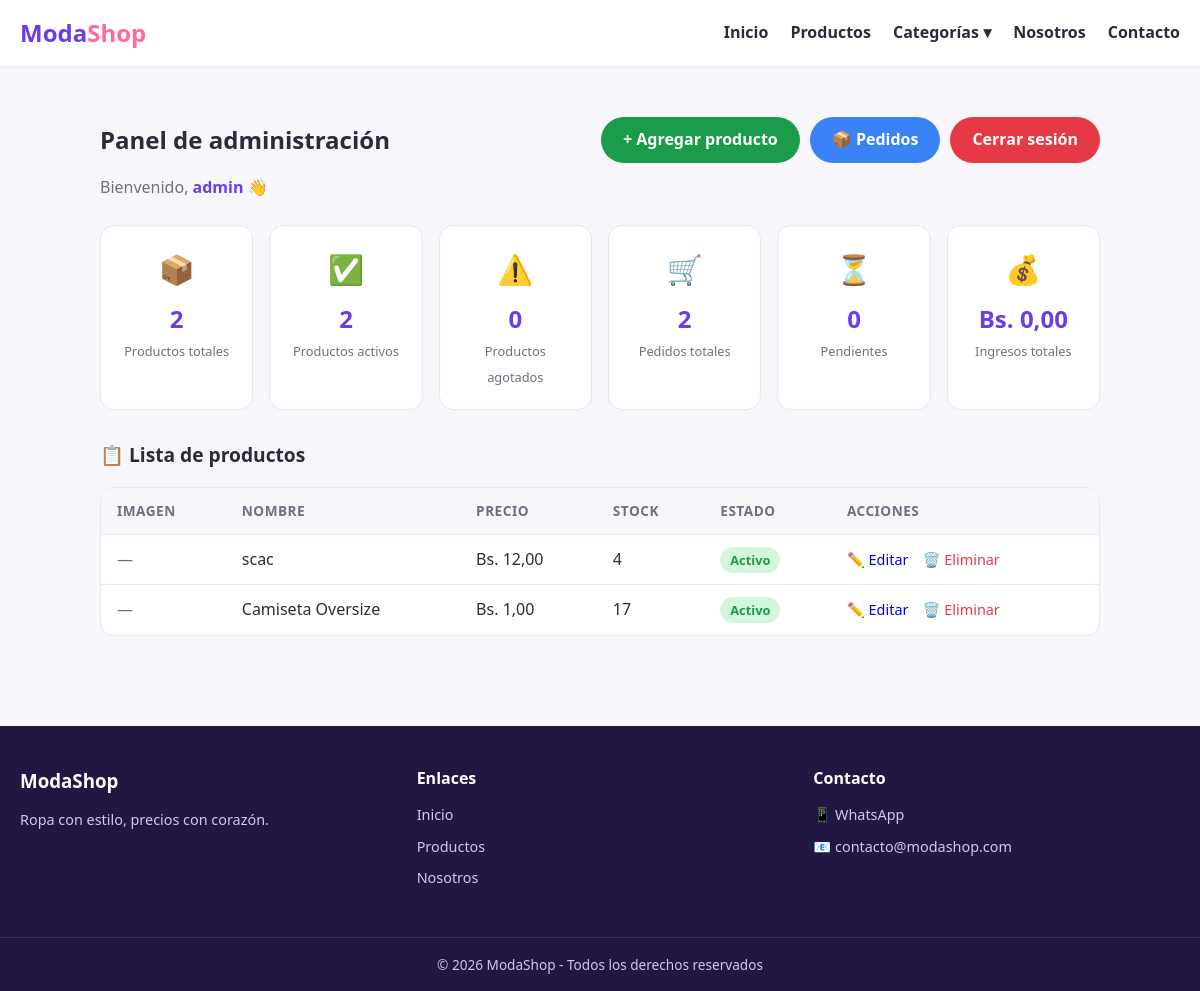
The page /panel/ (signed in) on the database as committed earlier.
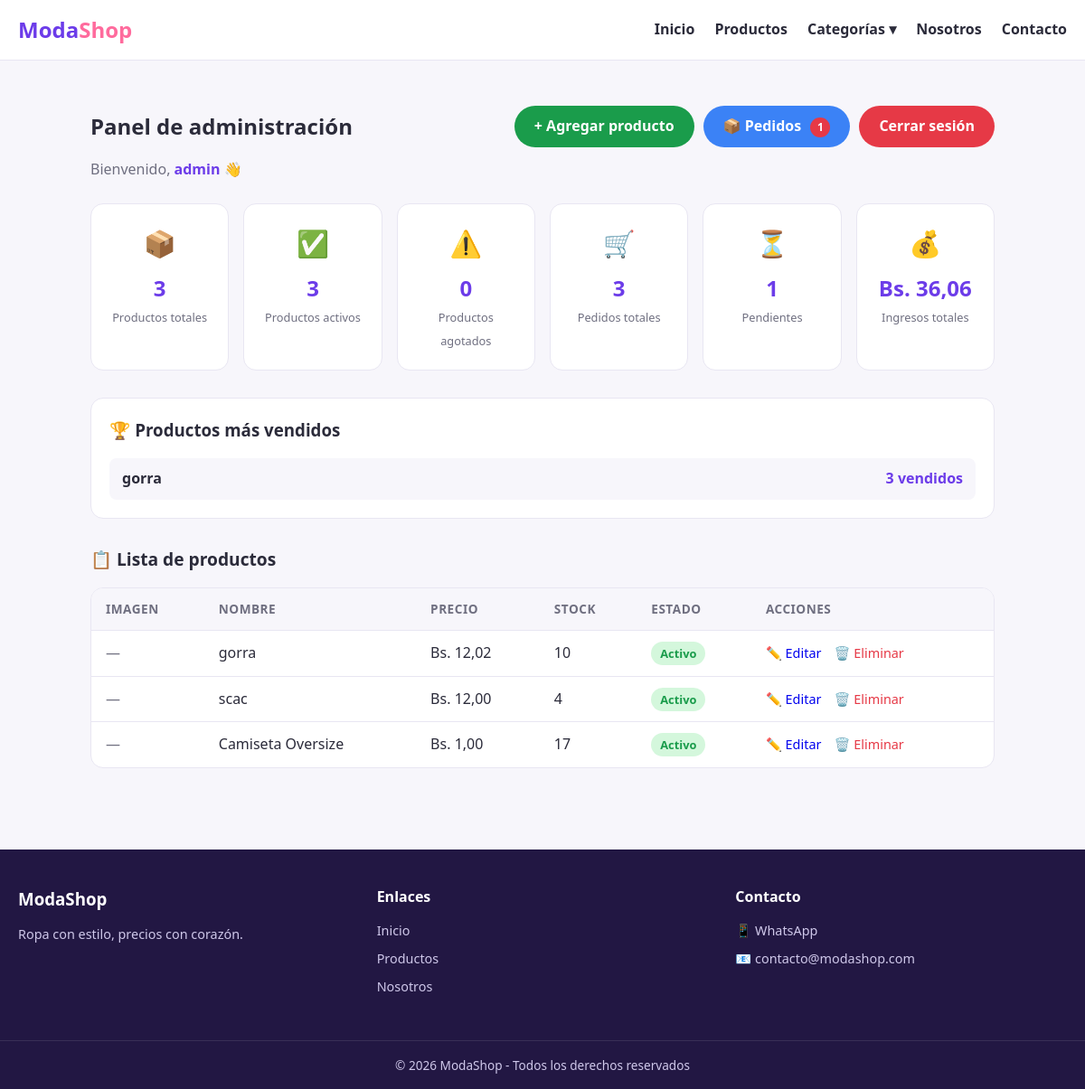
The same page on the database as committed later.
### productos/models.py (models this page shows, shortened)
class Producto(models.Model):
    nombre = models.CharField(
        max_length=120,
        help_text='Ej: Camiseta Oversize'
    )
    descripcion = models.TextField(
        help_text='Descripcion detallada de la prenda'
    )
    precio = models.DecimalField(
        max_digits=10,
        decimal_places=2,
        validators=[MinValueValidator(0)],  # El precio nunca puede ser negativo
        help_text='Precio en bolivianos (Bs)'
    )
    imagen = models.ImageField(
        upload_to='productos/',
        blank=True,      # Permite guardar sin imagen (por si acaso)
        null=True,
        help_text='Foto de la prenda'
    )
    CATEGORIAS = [
        ('mujer', 'Mujer'),
        ('hombre', 'Hombre'),
        ('ninos', 'Ninos'),
        ('calzado', 'Calzado'),
        ('accesorios', 'Accesorios'),
        ('abrigos', 'Abrigos'),
    ]
    categoria = models.CharField(
        max_length=20,
        choices=CATEGORIAS,
        default='mujer'
    )
    tallas = models.CharField(
        max_length=200,
        help_text='Separadas por comas. Ej: M, L, XL'
    )
    colores = models.CharField(
        max_length=200,
        help_text='Separados por comas. Ej: Negro, Blanco'
    )
    stock = models.PositiveIntegerField(
        default=0,
        help_text='Cantidad disponible. 0 = AGOTADO'
    )
    activo = models.BooleanField(
        default=True,
        help_text='Desactivar oculta el producto de la tienda sin borrarlo'
    )
    creado = models.DateTimeField(auto_now_add=True)      # Fecha de creacion (automatica)
    actualizado = models.DateTimeField(auto_now=True)     # Se actualiza solo en cada cambio
    class Meta:
        ordering = ['-creado']   # Los productos nuevos aparecen primero
        verbose_name = 'Producto'
        verbose_name_plural = 'Productos'
    def agotado(self):
        return self.stock <= 0

### pedidos/models.py (models this page shows, shortened)
class Pedido(models.Model):
    ESTADOS = [
        ('pendiente', 'Pendiente'),
        ('confirmado', 'Confirmado'),
        ('preparando', 'Preparando'),
        ('enviado', 'Enviado'),
        ('entregado', 'Entregado'),
        ('cancelado', 'Cancelado'),
    ]
    cliente = models.ForeignKey(
        User,
        on_delete=models.SET_NULL,
        null=True,
        blank=True,
        help_text='Usuario que compro (puede estar vacio si compro por WhatsApp)'
    )
    producto_nombre = models.CharField(max_length=120)
    talla = models.CharField(max_length=20)
    color = models.CharField(max_length=50)
    cantidad = models.PositiveIntegerField(default=1)
    precio_unitario = models.DecimalField(max_digits=10, decimal_places=2)
    total = models.DecimalField(max_digits=10, decimal_places=2)
    estado = models.CharField(max_length=20, choices=ESTADOS, default='pendiente')
    notificado = models.BooleanField(default=False)  # ← NUEVO: indica si ya viste este pedido
    fecha = models.DateTimeField(auto_now_add=True)
    class Meta:
        ordering = ['-fecha']
        verbose_name = 'Pedido'
        verbose_name_plural = 'Pedidos'

### productos/views.py (the view)
# urls.py: path('panel/', views.panel_productos, name='panel_productos'),
@login_required
def panel_productos(request):
    from django.db.models import Sum
    from pedidos.models import Pedido
    total_productos = Producto.objects.count()
    productos_activos = Producto.objects.filter(activo=True).count()
    productos_agotados = Producto.objects.filter(stock=0, activo=True).count()
    total_pedidos = Pedido.objects.count()
    pedidos_pendientes = Pedido.objects.filter(estado='pendiente').count()
    pedidos_confirmados = Pedido.objects.filter(estado__in=['confirmado', 'preparando', 'enviado', 'entregado']).count()
    ingresos_totales = Pedido.objects.exclude(estado='cancelado').aggregate(total=Sum('total'))['total'] or 0
    productos_mas_vendidos = Pedido.objects.exclude(estado='cancelado').values(
        'producto_nombre'
    ).annotate(
        total_vendido=Sum('cantidad')
    ).order_by('-total_vendido')[:5]
    productos = Producto.objects.all()
    return render(request, 'admin_tienda/panel_productos.html', {
        'productos': productos,
        'total_productos': total_productos,
        'productos_activos': productos_activos,
        'productos_agotados': productos_agotados,
        'total_pedidos': total_pedidos,
        'pedidos_pendientes': pedidos_pendientes,
        'pedidos_confirmados': pedidos_confirmados,
        'ingresos_totales': ingresos_totales,
        'productos_mas_vendidos': productos_mas_vendidos,
    })

### productos/context_processors.py (called while the page is built)
def pedidos_pendientes(request):
    if request.user.is_authenticated:
        total_pendientes = Pedido.objects.filter(estado='pendiente').count()
    else:
        total_pendientes = 0
    return {
        'total_pedidos_pendientes': total_pendientes,
    }

### templates/admin_tienda/panel_productos.html (shortened to what the changed rows need)
{% extends 'base.html' %}
{% block contenido %}
<section class="contenedor seccion panel">
    <div class="panel-header">
        <h2>Panel de administración</h2>
        <div class="panel-acciones">
            <a href="{% url 'panel_pedidos' %}" class="boton boton--azul">
    📦 Pedidos
    {% if total_pedidos_pendientes > 0 %}
        <span class="contador-pedidos">{{ total_pedidos_pendientes }}</span>
    {% endif %}
</a>
        </div>
    </div>
    <div class="stats-grid">
        <div class="stat-card">
            <span class="stat-icono">📦</span>
            <span class="stat-numero">{{ total_productos }}</span>
            <span class="stat-etiqueta">Productos totales</span>
        </div>
        <div class="stat-card">
            <span class="stat-icono">✅</span>
            <span class="stat-numero">{{ productos_activos }}</span>
            <span class="stat-etiqueta">Productos activos</span>
        </div>
        <div class="stat-card">
            <span class="stat-icono">🛒</span>
            <span class="stat-numero">{{ total_pedidos }}</span>
            <span class="stat-etiqueta">Pedidos totales</span>
        </div>
        <div class="stat-card">
            <span class="stat-icono">⏳</span>
            <span class="stat-numero">{{ pedidos_pendientes }}</span>
            <span class="stat-etiqueta">Pendientes</span>
        </div>
        <div class="stat-card">
            <span class="stat-icono">💰</span>
            <span class="stat-numero">Bs. {{ ingresos_totales|floatformat:2 }}</span>
            <span class="stat-etiqueta">Ingresos totales</span>
        </div>
    </div>
    {% if productos_mas_vendidos %}
    <div class="mas-vendidos">
        <h3>🏆 Productos más vendidos</h3>
        <div class="vendidos-lista">
            {% for item in productos_mas_vendidos %}
            <div class="vendido-item">
                <span class="vendido-nombre">{{ item.producto_nombre }}</span>
                <span class="vendido-cantidad">{{ item.total_vendido }} vendidos</span>
            </div>
            {% endfor %}
        </div>
    </div>
    {% endif %}
    {% if productos %}
    <div class="tabla-contenedor">
        <table class="tabla">
            <thead>
                <tr>
                    <th>Imagen</th>
                    <th>Nombre</th>
                    <th>Precio</th>
                    <th>Stock</th>
                    <th>Estado</th>
                    <th>Acciones</th>
                </tr>
            </thead>
            <tbody>
                {% for producto in productos %}
                <tr>
                    <td>
                        {% if producto.imagen %}
                            <img src="{{ producto.imagen.url }}" alt="{{ producto.nombre }}" class="tabla-img">
                        {% else %}
                            <span class="sin-imagen-mini">—</span>
                        {% endif %}
                    </td>
                    <td>{{ producto.nombre }}</td>
                    <td>Bs. {{ producto.precio }}</td>
                    <td>
                        {% if producto.agotado %}
                            <span class="badge-rojo">AGOTADO</span>
                        {% else %}
                            {{ producto.stock }}
                        {% endif %}
                    </td>
                    <td>
                        {% if producto.activo %}
                            <span class="badge-verde">Activo</span>
                        {% else %}
                            <span class="badge-gris">Inactivo</span>
                        {% endif %}
                    </td>
                    <td>
                        <a href="{% url 'editar_producto' producto.id %}" class="accion-editar">✏️ Editar</a>
                        <a href="{% url 'eliminar_producto' producto.id %}" class="accion-eliminar">🗑️ Eliminar</a>
                    </td>
                </tr>
                {% endfor %}
            </tbody>
        </table>
    </div>
    {% else %}
    <p class="vacio">No hay productos. ¡Agrega el primero!</p>
    {% endif %}
</section>
{% endblock %}

Rows that differ between the two databases and show on the page:
added Pedido: producto_nombre "gorra", total_vendido "3"
added Producto: nombre "gorra", precio "12,02", stock "10", activo "Activo"
Other text that changed with them:
{{ total_pedidos_pendientes }}: (not shown) → "1"
{{ total_productos }}: "2" → "3"
{{ productos_activos }}: "2" → "3"
{{ total_pedidos }}: "2" → "3"
{{ pedidos_pendientes }}: "0" → "1"
{{ ingresos_totales|floatformat:2 }}: "0,00" → "36,06"
text now shown: "🏆 Productos más vendidos"
